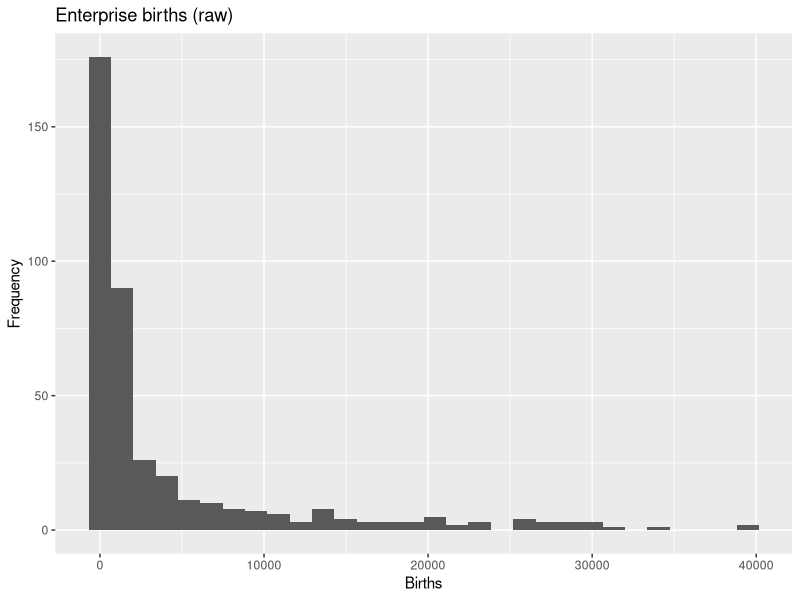
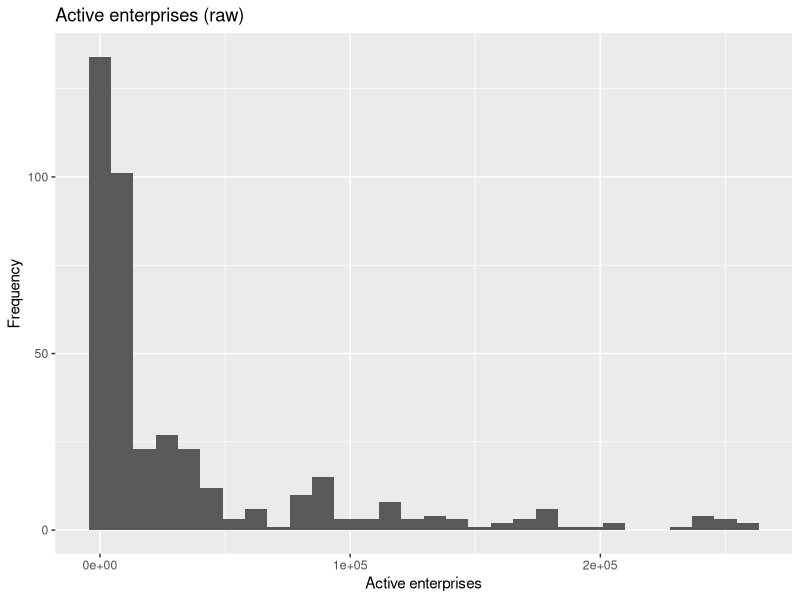
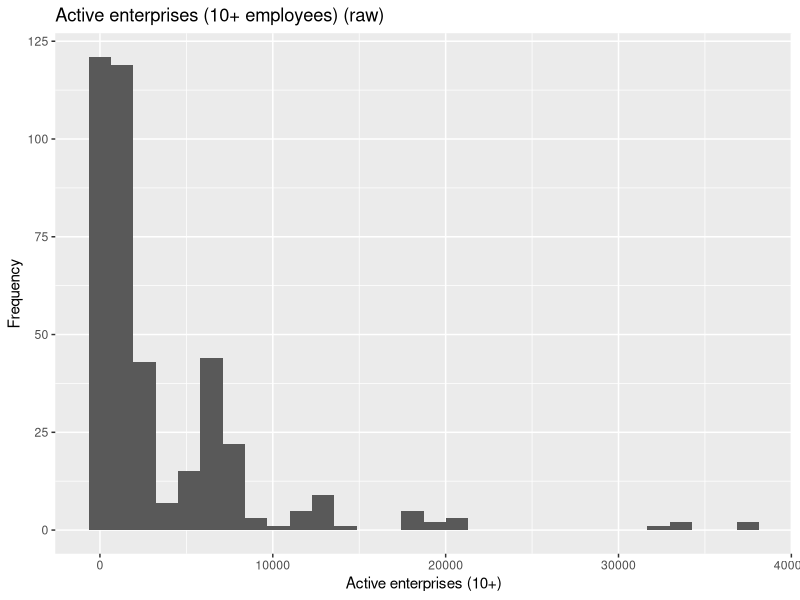
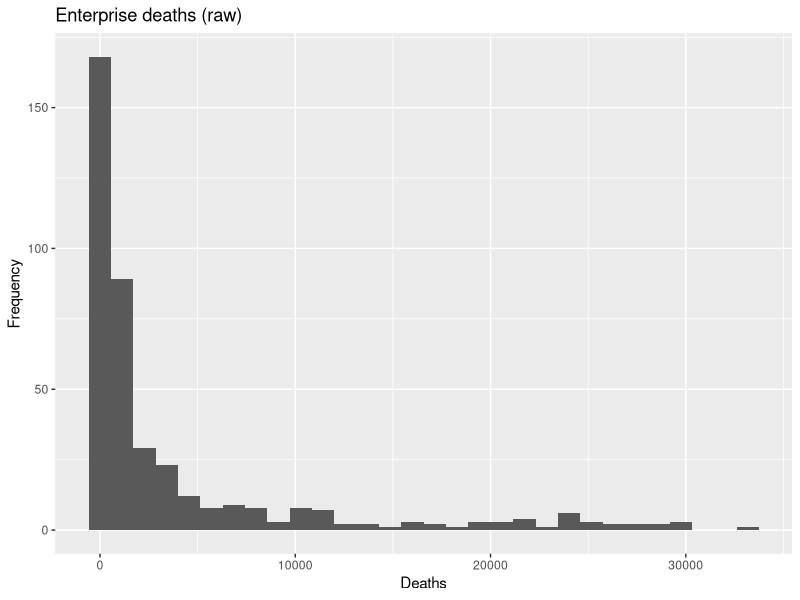
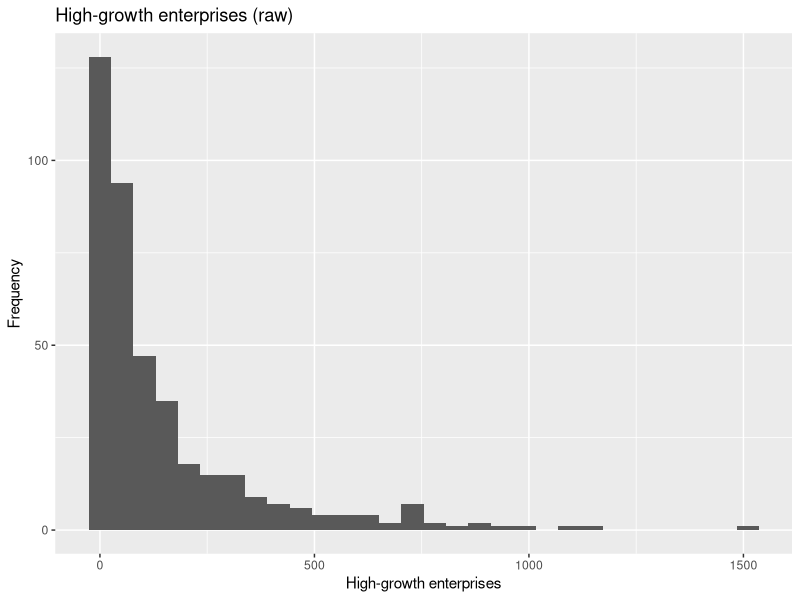
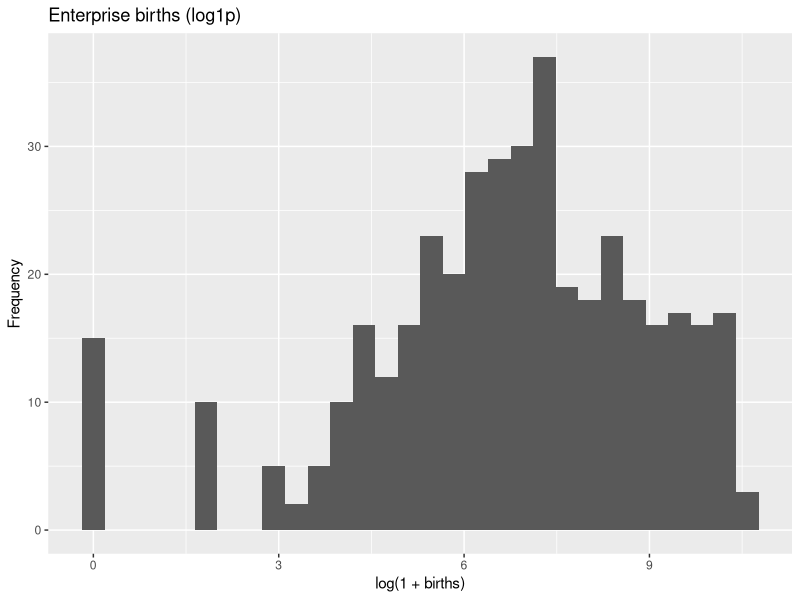
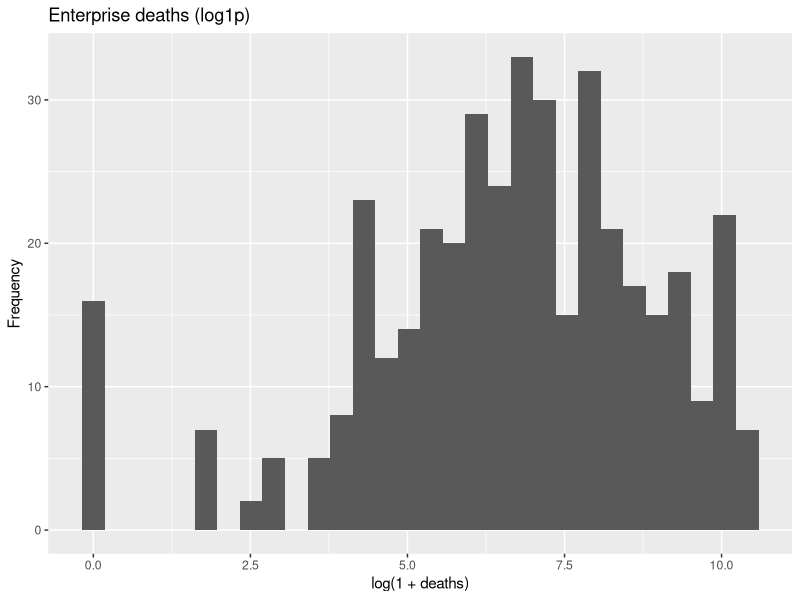
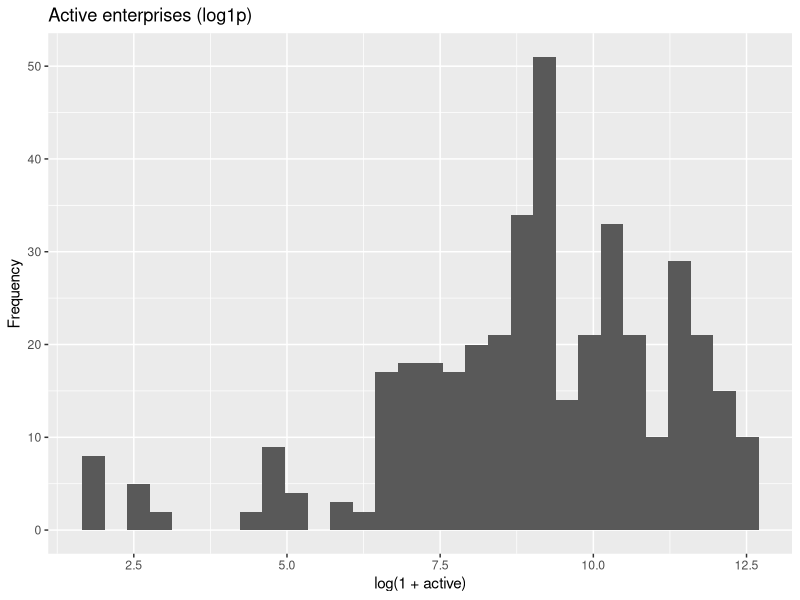

Write the R code that produced these figures, in order.

# RQ1:
# How do enterprise births vary across UK industries between 2019 and 2023, 
# and how are these differences associated with industry size, 
# enterprise survival, and high-growth activity?
# Output: Figures saved to ./Outputs/Visuals/


library(tidyverse)
library(scales)
library(corrplot)


if (!dir.exists("./Outputs/Visuals")) dir.create("./Outputs/Visuals", recursive = TRUE)


# Load data 
master_panel <- read_csv(
  "./Dataset/Final_Master_Datasets/master_panel_industry_characteristics_2019_2023.csv"
)

# Quick data audit (structure + missingness)
glimpse(master_panel)
summary(master_panel)
colSums(is.na(master_panel))


# Ensure consistent types for grouping and labels
master_panel <- master_panel %>%
  mutate(
    year = as.integer(year),
    industry_code = as.factor(industry_code),
    industry_name = as.character(industry_name)  # keep for labels or plots
    
  )

# Structure check
master_panel %>%
  summarise(
    n_rows = n(),
    n_industries = n_distinct(industry_code),
    years = paste(sort(unique(year)), collapse = ", ")
  )

# Create EDA features (raw + transformed) 
# Keep raw variables for interpretation and log1p versions for skewed counts
eda <- master_panel %>%
  mutate(
    industry_name_wrapped = stringr::str_wrap(as.character(industry_name), width = 28),
    births = births_of_new_enterprises,
    active = active_enterprises,
    active_10plus = active_enterprises_10plus_employees,
    deaths = deaths_of_new_enterprises,
    high_growth = high_growth_enterprises,
    survival_1yr = percent_of_1_year,
    survival_2yr = percent_of_2_year,
    survival_3yr = percent_of_3_year,
    survival_4yr = percent_of_4_year,
    survival_5yr = percent_of_5_year,
    
    # Births per 1,000 active enterprises (controls for industry size)
    birth_intensity = if_else(
      active > 0,
      (births / active) * 1000,
      NA_real_
    ),
    log_births = log1p(births),
    log_active = log1p(active),
    log_active_10plus = log1p(active_10plus),
    log_deaths = log1p(deaths),
    log_high_growth = log1p(high_growth)
    )


# Raw distributions
p_births_raw <- ggplot(eda, aes(births)) +
  geom_histogram(bins = 30) +
  labs(title = "Enterprise births (raw)", x = "Births", y = "Frequency")

p_births_raw
ggsave("./Outputs/Visuals/RQ1_births_raw_distribution.png", p_births_raw, width = 8, height = 5, dpi = 300)


p_active_raw <- ggplot(eda, aes(active)) +
  geom_histogram(bins = 30) +
  labs(title = "Active enterprises (raw)", x = "Active enterprises", y = "Frequency")

p_active_raw

ggsave("./Outputs/Visuals/RQ1_active_enterprises_raw_distribution.png", p_active_raw, width = 8, height = 5, dpi = 300)


p_active_10plus_raw <- ggplot(eda, aes(active_10plus)) +
  geom_histogram(bins = 30) +
  labs(title = "Active enterprises (10+ employees) (raw)",
       x = "Active enterprises (10+)", y = "Frequency")


p_active_10plus_raw

ggsave("./Outputs/Visuals/RQ1_active_enterprises_10plus_raw_distribution.png", p_active_10plus_raw, width = 8, height = 5, dpi = 300)


p_deaths_raw <- ggplot(eda, aes(deaths)) +
  geom_histogram(bins = 30) +
  labs(title = "Enterprise deaths (raw)", x = "Deaths", y = "Frequency")


p_deaths_raw
ggsave("./Outputs/Visuals/RQ1_deaths_raw_distribution.png", p_deaths_raw, width = 8, height = 5, dpi = 300)



p_hg_raw <- ggplot(eda, aes(high_growth)) +
  geom_histogram(bins = 30) +
  labs(title = "High-growth enterprises (raw)", x = "High-growth enterprises", y = "Frequency")

p_hg_raw

ggsave("./Outputs/Visuals/RQ1_high_growth_raw_distribution.png", p_hg_raw , width = 8, height = 5, dpi = 300)


# Log-transformed distributions (skew reduction)
p_births_log <- ggplot(eda, aes(log_births)) +
  geom_histogram(bins = 30) +
  labs(title = "Enterprise births (log1p)", x = "log(1 + births)", y = "Frequency")

p_births_log 
ggsave("./Outputs/Visuals/RQ1_births_log_distribution.png", p_births_log, width = 8, height = 5, dpi = 300)


p_deaths_log <- ggplot(eda, aes(log_deaths)) +
  geom_histogram(bins = 30) +
  labs(title = "Enterprise deaths (log1p)", x = "log(1 + deaths)", y = "Frequency")

p_deaths_log 
ggsave("./Outputs/Visuals/RQ1_deaths_log_distribution.png", p_deaths_log, width = 8, height = 5, dpi = 300)


p_active_log <- ggplot(eda, aes(log_active)) +
  geom_histogram(bins = 30) +
  labs(title = "Active enterprises (log1p)", x = "log(1 + active)", y = "Frequency")

p_active_log 
ggsave("./Outputs/Visuals/RQ1_active_log_distribution.png", p_active_log, width = 8, height = 5, dpi = 300)


p_active_10plus_log <- ggplot(eda, aes(log_active_10plus)) +
  geom_histogram(bins = 30) +
  labs(title = "Active enterprises with 10+ employees (log1p)", x = "log(1 + active_10plus)", y = "Frequency")

p_active_10plus_log 
ggsave("./Outputs/Visuals/RQ1_active_10plus_log_distribution.png", p_active_10plus_log, width = 8, height = 5, dpi = 300)




p_high_growth_log <- ggplot(eda, aes(log_high_growth)) +
  geom_histogram(bins = 30) +
  labs(title = "High-growth enterprises (log1p)", x = "log(1 + high-growth)", y = "Frequency")

p_high_growth_log 
ggsave("./Outputs/Visuals/RQ1_high_growth_log_distribution.png", p_high_growth_log, width = 8, height = 5, dpi = 300)


# Size-adjusted entry : Birth intensity 
# Time patterns (variation over time)
# Birth intensity over time
p_birth_intensity_time <- eda %>%
  group_by(year) %>%
  summarise(mean_birth_intensity = mean(birth_intensity, na.rm = TRUE),
            .groups = "drop") %>%
  ggplot(aes(year, mean_birth_intensity)) +
  geom_line() +
  geom_point() +
  labs(
    title = "Mean birth intensity over time (2019–2023)",
    x = "Year",
    y = "Mean births per 1,000 active enterprises"
  )

p_birth_intensity_time
ggsave("./Outputs/Visuals/RQ1_birth_intensity_over_time.png",
       p_birth_intensity_time, width = 8, height = 5, dpi = 300)

# Top 10 industries by total births for readable time-series comparison
top_industries <- eda %>%
  group_by(industry_code) %>%
  summarise(total_births = sum(births, na.rm = TRUE), .groups = "drop") %>%
  arrange(desc(total_births)) %>%
  slice_head(n = 10) %>%
  pull(industry_code)

p_birth_intensity_top_industries <- eda %>%
  filter(industry_code %in% top_industries, is.finite(birth_intensity)) %>%
  group_by(year, industry_code, industry_name_wrapped) %>%
  summarise(mean_birth_intensity = mean(birth_intensity, na.rm = TRUE),
            .groups = "drop") %>%
  ggplot(aes(year, mean_birth_intensity, color = industry_name_wrapped)) +
  geom_line() +
  geom_point() +
  labs(
    title = "Birth intensity over time for top industries (2019–2023)",
    x = "Year",
    y = "Births per 1,000 active enterprises",
    color = "Industry"
  )

p_birth_intensity_top_industries
ggsave("./Outputs/Visuals/RQ1_birth_intensity_top_industries.png",
       p_birth_intensity_top_industries, width = 9, height = 6, dpi = 300)


# Industry comparisons (differences across industries) 
# Distribution of births across top industries (boxplot)
# Boxplot: births distribution across top industries 

p_births_box_top <- eda %>%
  filter(industry_code %in% top_industries) %>%
  ggplot(aes(reorder(industry_name_wrapped, births, FUN = median), births)) +
  geom_boxplot() +
  coord_flip() +
  labs(
    title = "Distribution of births across top industries (2019–2023)",
    x = "Industry",
    y = "Births"
  )

p_births_box_top
ggsave("./Outputs/Visuals/RQ1_7_births_distribution_by_industry.png",
       p_births_box_top, width = 9, height = 6, dpi = 300)


# Associations (births vs size, survival, high-growth) 
# Scatterplots with trend lines
# These plots show patterns and they do not establish causality.
p_births_vs_size <- ggplot(eda, aes(log_active, log_births)) +
  geom_point(alpha = 0.5) +
  geom_smooth(method = "lm", se = FALSE) +
  labs(
    title = "Association: births vs industry size",
    x = "log(1 + active enterprises)",
    y = "log(1 + births)"
  )

p_births_vs_size
ggsave("./Outputs/Visuals/RQ1_births_vs_industry_size.png",
       p_births_vs_size, width = 8, height = 5, dpi = 300)



p_births_vs_high_growth <- ggplot(eda, aes(log_high_growth, log_births)) +
  geom_point(alpha = 0.5) +
  geom_smooth(method = "lm", se = FALSE) +
  labs(
    title = "Association: births vs high-growth activity",
    x = "log(1 + high-growth enterprises)",
    y = "log(1 + births)"
  )

p_births_vs_high_growth
ggsave("./Outputs/Visuals/RQ1_births_vs_high_growth.png",
       p_births_vs_high_growth, width = 8, height = 5, dpi = 300)



p_births_vs_survival <- ggplot(eda, aes(survival_1yr, log_births)) +
  geom_point(alpha = 0.5) +
  geom_smooth(method = "lm", se = FALSE) +
  labs(
    title = "Association: births vs 1-year survival rate",
    x = "1-year survival (%)",
    y = "log(1 + births)"
  )

p_births_vs_survival
ggsave("./Outputs/Visuals/RQ1_births_vs_survival_1yr.png",
       p_births_vs_survival, width = 8, height = 5, dpi = 300)



p_births_vs_deaths <- ggplot(eda, aes(log_deaths, log_births)) +
  geom_point(alpha = 0.5) +
  geom_smooth(method = "lm", se = FALSE) +
  labs(
    title = "Association: births vs deaths (context for churn)",
    x = "log(1 + deaths)",
    y = "log(1 + births)"
  )

p_births_vs_deaths
ggsave("./Outputs/Visuals/RQ1_births_vs_deaths.png",
       p_births_vs_deaths, width = 8, height = 5, dpi = 300)



# Correlation analysis (feature selection justification) 
# Survival measures correlation (supports selecting one survival metric)
survival_only <- eda %>%
  select(survival_1yr, survival_2yr, survival_3yr, survival_4yr, survival_5yr)

survival_cor <- cor(survival_only, use = "pairwise.complete.obs")
round(survival_cor, 2)

png("./Outputs/Visuals/RQ1_survival_measures_correlation.png",
    width = 1200, height = 900, res = 150)

corrplot(
  survival_cor,
  method = "color",
  type = "upper",
  addCoef.col = "black",
  tl.col = "black",
  number.cex = 0.7
)

dev.off()

# Correlation among predictors (justifies dropping redundant predictors)
predictor_corr <- eda %>%
  select(
    log_active,
    log_active_10plus,
    log_deaths,
    log_high_growth,
    survival_1yr
  )

pred_cor <- cor(predictor_corr, use = "pairwise.complete.obs")
round(pred_cor, 2)

png("./Outputs/Visuals/RQ1_predictor_correlation_matrix.png",
    width = 1200, height = 900, res = 150)

corrplot(
  pred_cor,
  method = "color",
  type = "upper",
  addCoef.col = "black",
  tl.col = "black",
  number.cex = 0.7
)

dev.off()

# Target–predictor correlation 
target_assoc <- eda %>%
  select(
    log_births,
    log_active,
    log_active_10plus,
    log_deaths,
    log_high_growth,
    survival_1yr
  )

round(cor(target_assoc, use = "pairwise.complete.obs"), 2)


